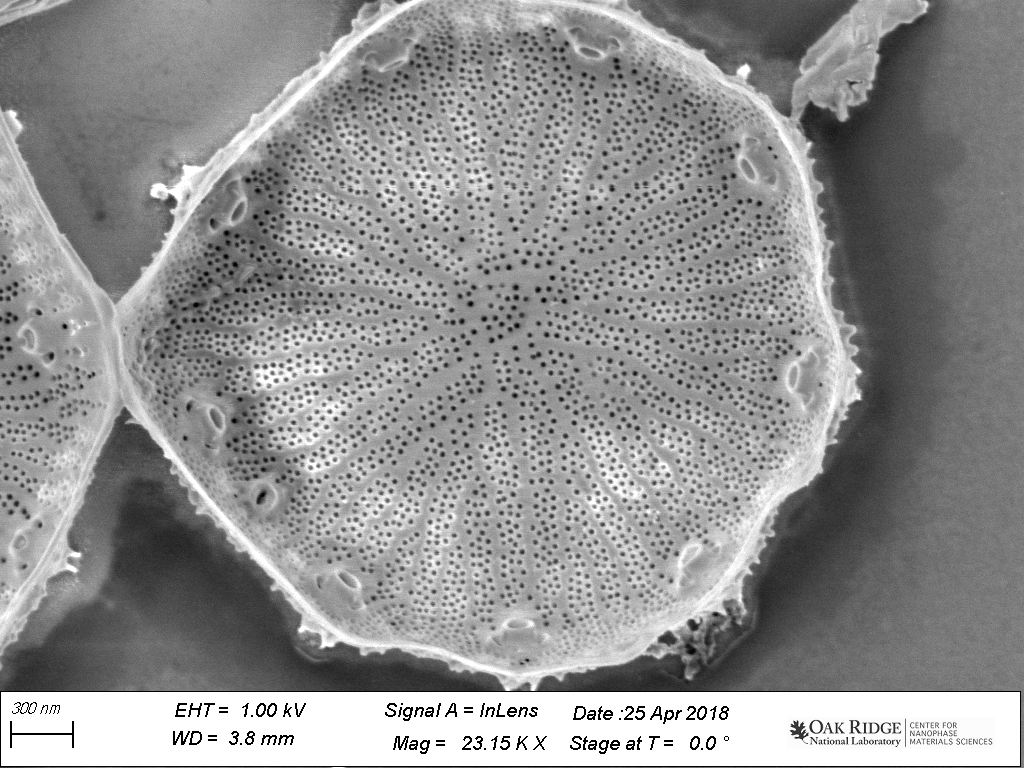
#> input picture Day 1 - Python, ML Fundamentals, Hackathon/Day 1 Materials Belianinov/Thresholding_example/Wild006.tif, 1024 x 768 px
$ jupyter execute Adaptive_thresholding.ipynb   (shell and % lines are left out)
#> lines starting #> are read from the running program, lines starting #| are printed output that depends on the picture; after the words box and inside, x2 and y2 are one past the last pixel; in counts of white or black regions, pixels touching at a corner belong together
# Alex Belianinov
# Center for Nanophase Materials Sciences,
# Oak Ridge National Laboratory

### Adaptive Thresholding Example

[cell 1]
import cv2 #image processing lib
import numpy as np #fast math
from matplotlib import pyplot as plt #plotting
plt.rcParams['figure.figsize'] = [20, 10] #figure size

[cell 2]
img = cv2.imread('Wild006.tif') #load in image
#> img is the input picture: shape (768, 1024, 3); min 0, max 255, mean 145
plt.imshow(img) #show image data

[cell 3]
img_crop = img[:-77, :] #crop the bar at the bottom
plt.imshow(img_crop) #show the cropped image
print(np.shape(img_crop)) #print the shape of the image matrix
#| (691, 1024, 3)

[cell 4]
img_gray = cv2.cvtColor(img_crop, cv2.COLOR_RGB2GRAY) #flatten image matrix to 2D
print(np.shape(img_gray)) #check shape
#| (691, 1024)

[cell 5]
img_blur = cv2.medianBlur(img_gray,5) #light image blur
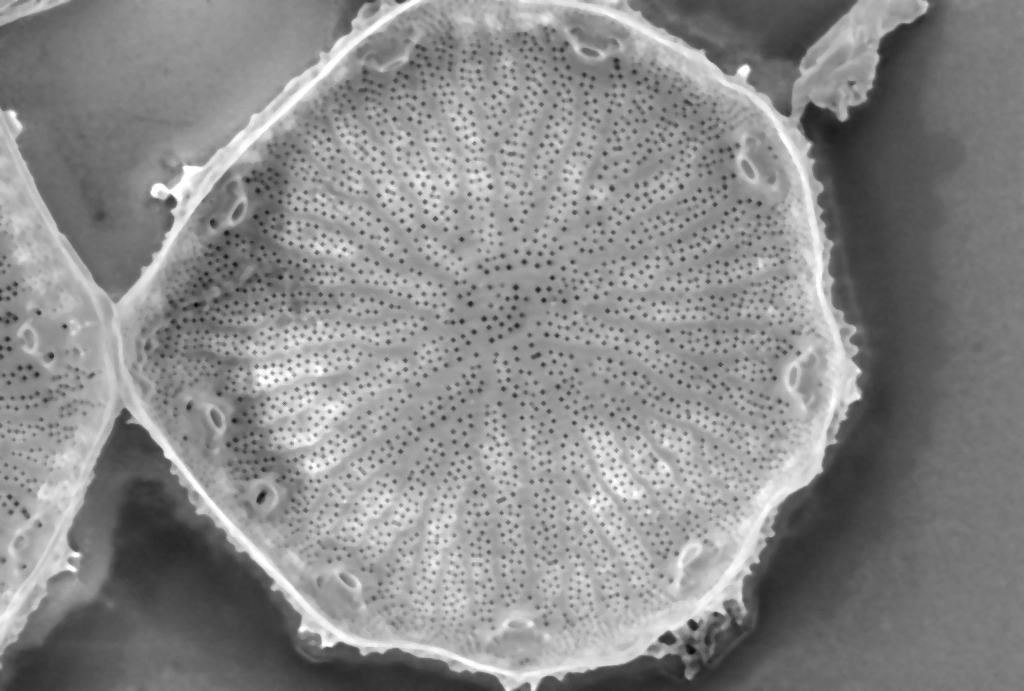
#> img_blur: shape (691, 1024); min 11, max 255, mean 137.5
plt.imshow(img_blur, 'gray')

[cell 6]
ret,th1 = cv2.threshold(img_blur,127,255,cv2.THRESH_BINARY)
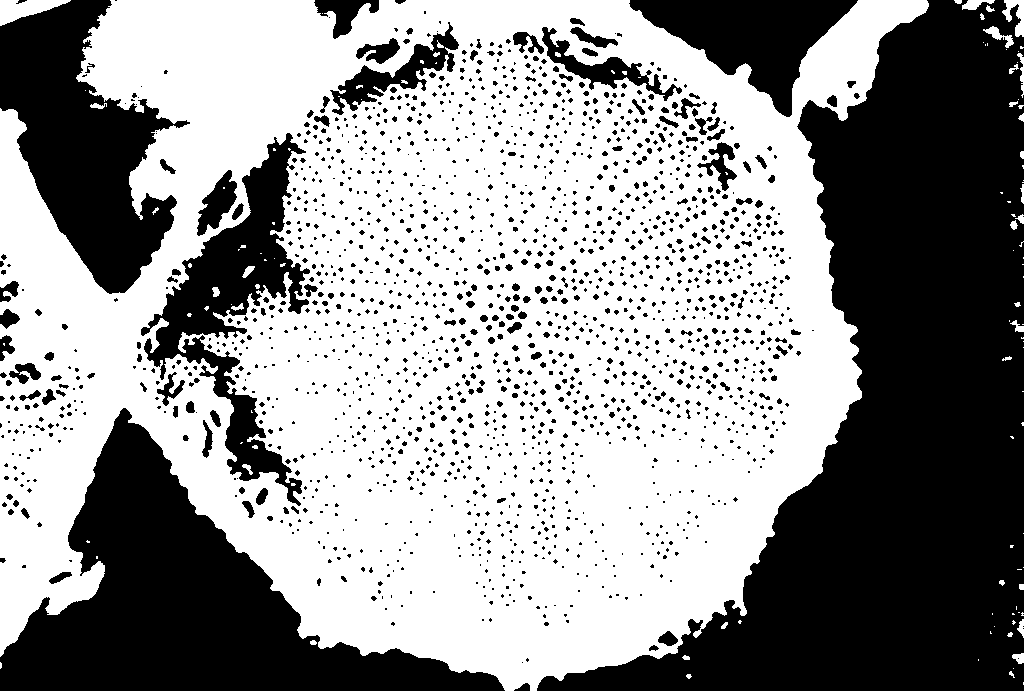
#> th1: shape (691, 1024); 58.1% white; 1808 black regions (1516 under 20 px), largest, box (x1, y1, x2, y2) and area: (537, 0, 1024, 691) 148846, (0, 408, 505, 691) 53578, (0, 0, 190, 294) 27865

th2 = cv2.adaptiveThreshold(img_blur,255,cv2.ADAPTIVE_THRESH_MEAN_C, # mean of neighbourhood area
            cv2.THRESH_BINARY,11,2)
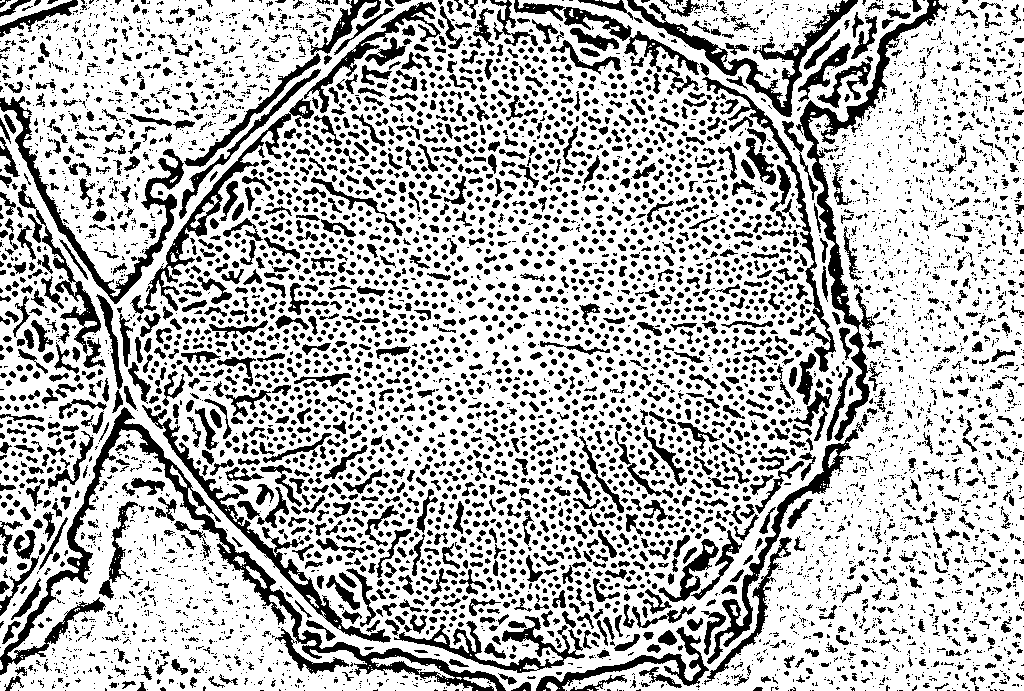
#> th2: shape (691, 1024); 70.8% white; 6495 black regions (3655 under 20 px), largest, box (x1, y1, x2, y2) and area: (0, 407, 506, 691) 9830, (796, 0, 949, 441) 5723, (0, 96, 184, 304) 3743

th3 = cv2.adaptiveThreshold(img_blur,255,cv2.ADAPTIVE_THRESH_GAUSSIAN_C, # weighted sum of neighbourhood with
                                                                          # weights as a gaussian window
            cv2.THRESH_BINARY,11,2)
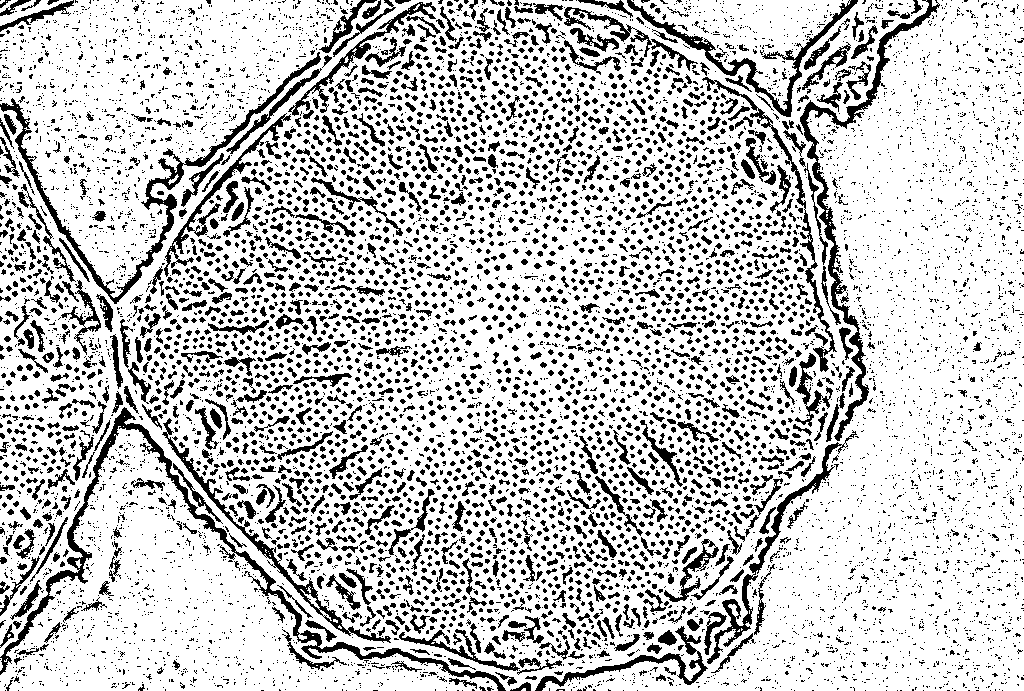
#> th3: shape (691, 1024); 77.8% white; 9081 black regions (6876 under 20 px), largest, box (x1, y1, x2, y2) and area: (0, 407, 506, 691) 5342, (800, 0, 940, 441) 3807, (0, 52, 321, 304) 3798

[cell 7]
titles = ['Original Image', 'Global Thresholding (v = 127)',
            'Adaptive Mean Thresholding', 'Adaptive Gaussian Thresholding'] #image titles

images = [img, th1, th2, th3] #image data

for i in range(4):
    plt.subplot(2,2,i+1),plt.imshow(images[i],'gray')
    plt.title(titles[i])
    plt.xticks([]),plt.yticks([])
plt.show()

[cell 8]
from skimage.morphology import disk
from skimage.filters import threshold_otsu, rank
from skimage.util import img_as_ubyte
img = img_as_ubyte(img_blur)

radius = 13
selem = disk(radius)

local_otsu = rank.otsu(img, selem)
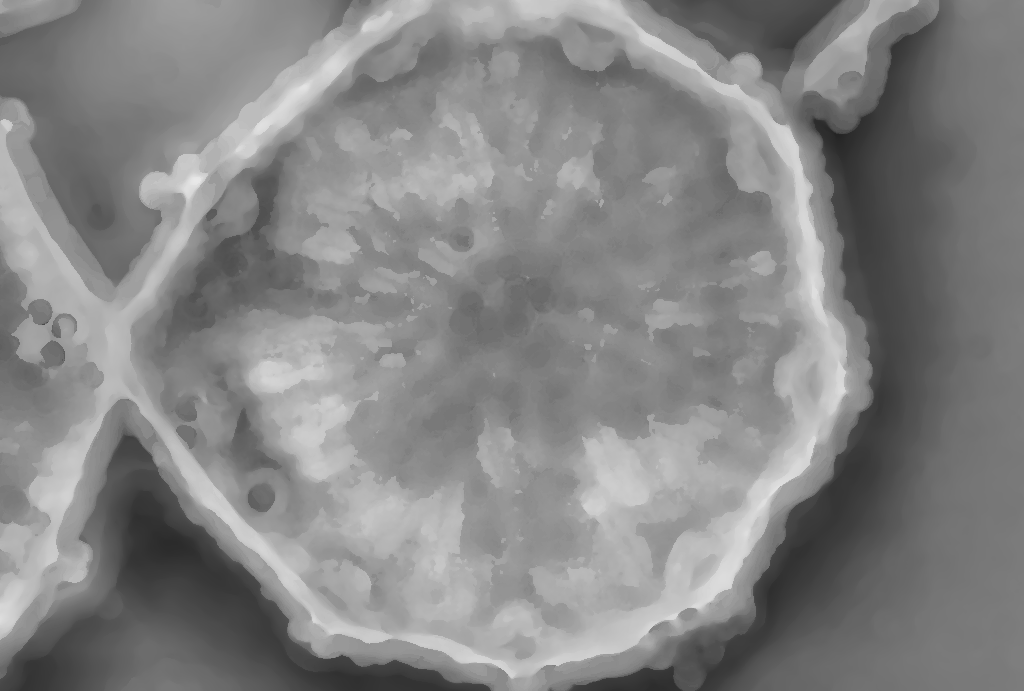
#> local_otsu: shape (691, 1024); min 36, max 232, mean 132.9
threshold_global_otsu = threshold_otsu(img)
#> threshold_global_otsu = 133
global_otsu = img >= threshold_global_otsu
#> global_otsu: shape (691, 1024) bool; 55.6% white; 1875 black regions (1495 under 20 px), largest, box (x1, y1, x2, y2) and area: (536, 0, 1024, 691) 150993, (0, 408, 505, 691) 54049, (0, 0, 193, 296) 31067

[cell 9]
fig, axes = plt.subplots(2, 2, figsize=(20, 10), sharex=True, sharey=True)
ax = axes.ravel()


fig.colorbar(ax[0].imshow(img, cmap=plt.cm.gray),
             ax=ax[0], orientation='horizontal')
ax[0].set_title('Original')
ax[0].axis('off')

fig.colorbar(ax[1].imshow(local_otsu, cmap=plt.cm.gray),
             ax=ax[1], orientation='horizontal')
ax[1].set_title('Local Otsu (radius=%d)' % radius)
ax[1].axis('off')

ax[2].imshow(img >= local_otsu, cmap=plt.cm.gray)
ax[2].set_title('Original >= Local Otsu' % threshold_global_otsu)
ax[2].axis('off')

ax[3].imshow(global_otsu, cmap=plt.cm.gray)
ax[3].set_title('Global Otsu (threshold = %d)' % threshold_global_otsu)
ax[3].axis('off')

plt.show()
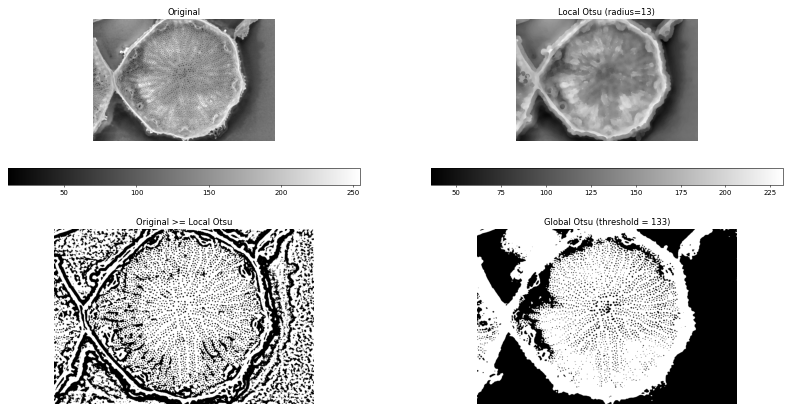
#> figure drawn by matplotlib, 6 panels
